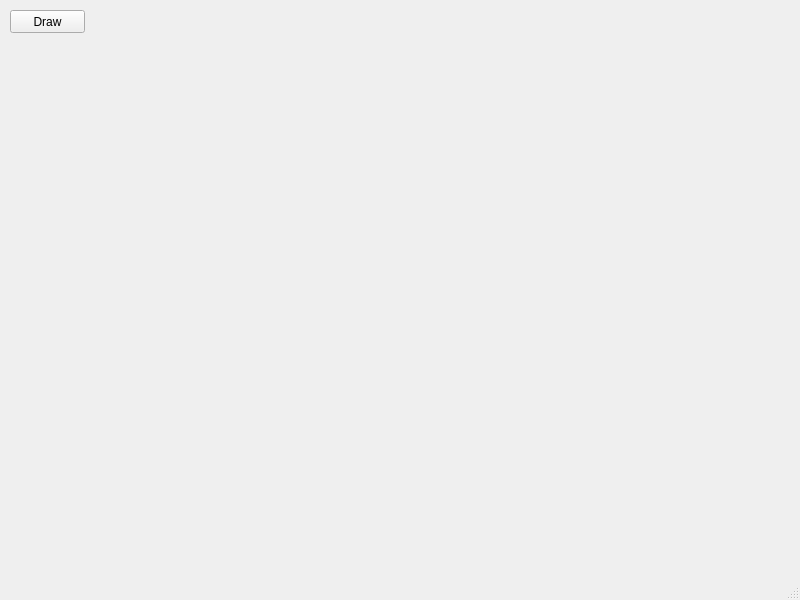
<?xml version="1.0" encoding="UTF-8"?>
<ui version="4.0">
 <class>MainWindow</class>
 <widget class="QMainWindow" name="MainWindow">
  <property name="geometry">
   <rect>
    <x>0</x>
    <y>0</y>
    <width>800</width>
    <height>600</height>
   </rect>
  </property>
  <property name="windowTitle">
   <string>MainWindow</string>
  </property>
  <widget class="QWidget" name="centralwidget">
   <widget class="QPushButton" name="drawBtn">
    <property name="geometry">
     <rect>
      <x>10</x>
      <y>10</y>
      <width>75</width>
      <height>23</height>
     </rect>
    </property>
    <property name="text">
     <string>Draw</string>
    </property>
   </widget>
  </widget>
  <widget class="QMenuBar" name="menubar">
   <property name="geometry">
    <rect>
     <x>0</x>
     <y>0</y>
     <width>800</width>
     <height>21</height>
    </rect>
   </property>
  </widget>
  <widget class="QStatusBar" name="statusbar"/>
 </widget>
 <resources/>
 <connections/>
</ui>
